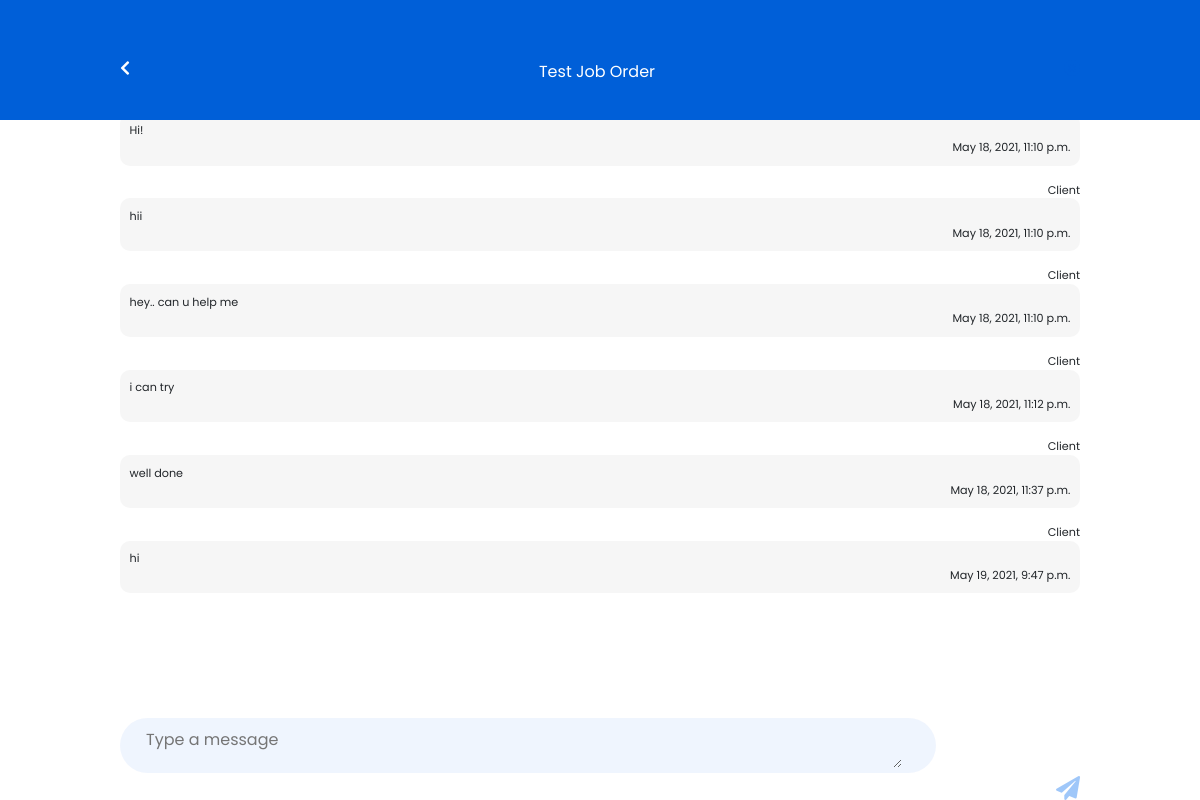
Page /individual_chat/24 (signed in) on the earlier database version.
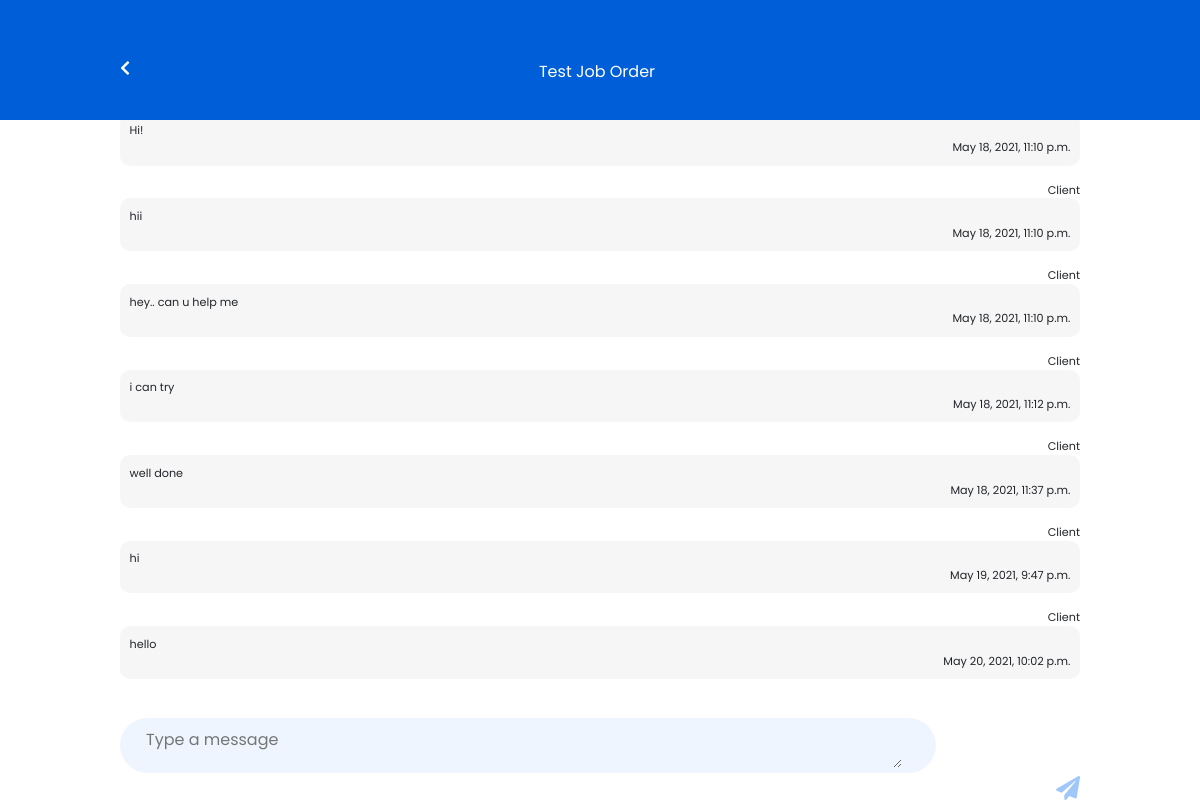
Same page on the later database version.
### app/models.py (models this page shows, shortened)
class Chat(models.Model):
    class Meta:
        db_table = "Chat Table"
    from_id = models.TextField(max_length=20,verbose_name="Sending Party",null=True)
    to_id = models.TextField(max_length=20,verbose_name="Recieving Party",null=True)
    message= models.TextField(max_length=500,verbose_name="Message", null=True)
    projectCompleted = models.BooleanField(default=False, verbose_name="is Project completed")
    artisanRead = models.BooleanField(default=False, verbose_name="artisan has Read message")
    clientRead = models.BooleanField(default=False, verbose_name="client has Read message")
    project_id = models.TextField(max_length=20,verbose_name="Project ID",null=True)
    date_added = models.DateTimeField(default=timezone.now)

### app/views.py (the view, shortened to what this page needs)
# urls.py: path("individual_chat/<int:id>", views.individual_chat_page, name="individual_chat"),
def individual_chat_page(request, id):
    if 'user_id' in request.session:
        user_id = request.session["user_id"]
        project = Project_Gig.objects.get(id=id)
        chat = Chat.objects.filter(project_id=project.id)
        if project and chat:
            return_data = {
                "project_details": project,
                "chat_details":chat,
                "you": user_id,
                "client":project.client_id
            }
        return render(request,"artisan/chat/individual_chat.html", return_data)
    else:
        return redirect('/login')

### app/templates/artisan/chat/individual_chat.html (shortened to what this page needs)
{% extends "artisan/nav.html" %}
{% load static %}
{% block body%}
<section class="secondary-background">
<div class="secondary-nav">
    <p class="sec-nav-title">{{project_details.project_title}}</p>
  </div>
  <div class="all-chat-container" id="chat_container">
    {% for c in chat_details %}
    {% if c.from_id == you %}
    <div class="mt-3">
      <p class="text-left">You</p>
      <div  class="you-chat">
        <p>{{c.message}}</p>
        <p class="text-right">{{c.date_added}}</p>
      </div>
    </div>
    {% else %}
    <div class="mt-3">
      <p class="text-right">Client</p>
      <div  class="client-chat">
        <p>{{c.message}}</p>
        <p class="text-right">{{c.date_added}}</p>
      </div>
    </div>
    {% endif %}
    {% endfor %}
  </div>
  <form>{% csrf_token %}
  <div class="bottom-chat-div" style="width:80%;">
      <div class="form-group message-input">
        <div style="display: flex; justify-content: left;">
            <textarea class="message-input-textarea" placeholder="Type a message" id="message"></textarea>
        </div>
      </div>
      <i class="fas fa-paper-plane fa-2x"  style="margin-left:-13%;margin-top: 6%; color: #0069F060;" id="send_chat_message_submit"></i>
  </div>
</form>
</section>
{% endblock %}

Differences in the rows shown:
added Chat: message "hello", date_added "May 20, 2021, 10:02 p.m."
